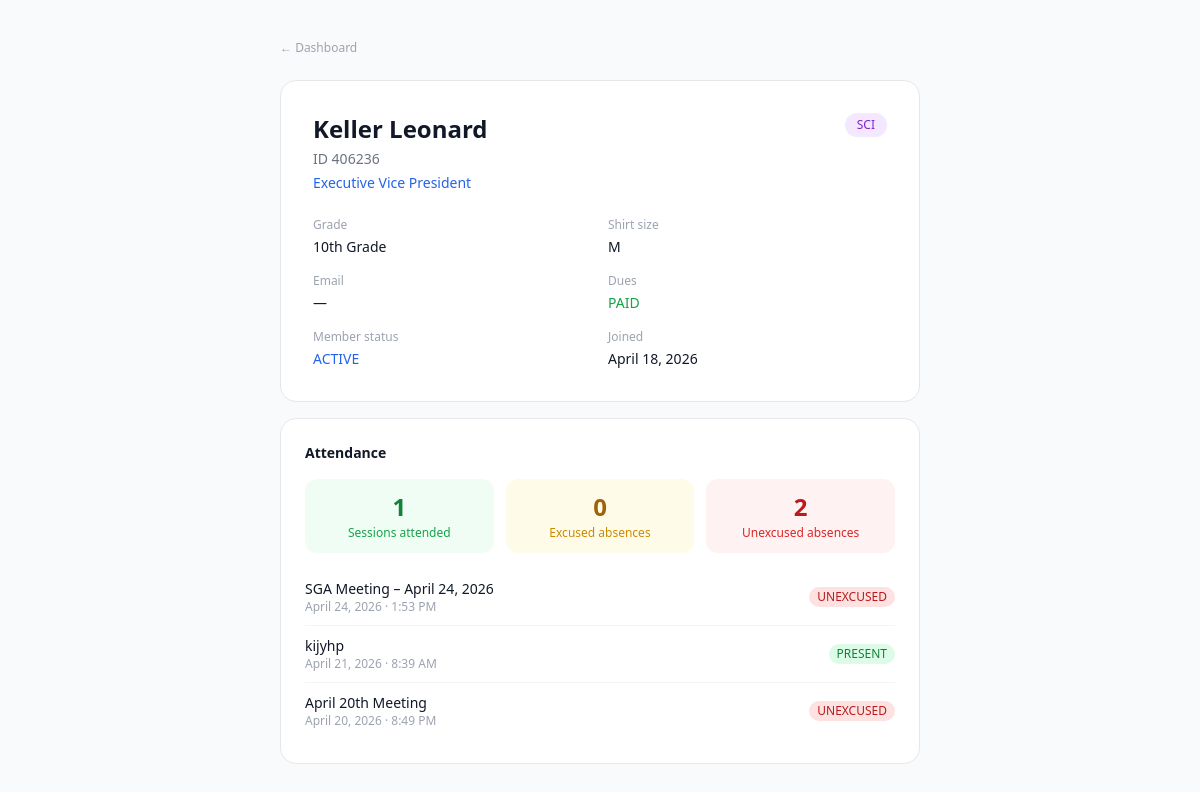
Page /profile/ (signed in) on the committed database.
### sga/models.py (models this page shows, shortened)
class Member(models.Model):
    class Grade(models.TextChoices):
        NINTH    = '9',  '9th Grade'
        TENTH    = '10', '10th Grade'
        ELEVENTH = '11', '11th Grade'
        TWELFTH  = '12', '12th Grade'
    class ShirtSize(models.TextChoices):
        XS  = 'XS',  'XS'
        S   = 'S',   'Small'
        M   = 'M',   'Medium'
        L   = 'L',   'Large'
        XL  = 'XL',  'XL'
        XXL = 'XXL', 'XXL'
    class DuesStatus(models.TextChoices):
        PAID    = 'PAID',    'Paid'
        PENDING = 'PENDING', 'Pending'
    class MemberStatus(models.TextChoices):
        ACTIVE  = 'ACTIVE',  'Active'
        PENDING = 'PENDING', 'Pending'
        ALUMNI  = 'ALUMNI',  'Alumni'
    class ElectedPosition(models.TextChoices):
        NONE      = '',          'No position'
        EXEC_PRES = 'EXEC_PRES', 'Executive President'
        EXEC_VP   = 'EXEC_VP',   'Executive Vice President'
        EXEC_PARL = 'EXEC_PARL', 'Executive Parliamentarian'
        EXEC_SEC  = 'EXEC_SEC',  'Executive Secretary'
        EXEC_TRES = 'EXEC_TRES', 'Executive Treasurer'
        SR_PRES   = 'SR_PRES',   'Senior President'
        SR_VP     = 'SR_VP',     'Senior Vice President'
        SR_SEC    = 'SR_SEC',    'Senior Secretary'
        JR_PRES   = 'JR_PRES',   'Junior President'
        JR_VP     = 'JR_VP',     'Junior Vice President'
        JR_SEC    = 'JR_SEC',    'Junior Secretary'
        SO_PRES   = 'SO_PRES',   'Sophomore President'
        SO_VP     = 'SO_VP',     'Sophomore Vice President'
        SO_SEC    = 'SO_SEC',    'Sophomore Secretary'
        FR_PRES   = 'FR_PRES',   'Freshman President'
        FR_VP     = 'FR_VP',     'Freshman Vice President'
        FR_SEC    = 'FR_SEC',    'Freshman Secretary'
    student_id                   = models.CharField(max_length=6, unique=True, validators=[student_id_validator])
    full_name                    = models.CharField(max_length=120)
    email                        = models.EmailField(blank=True)
    password_hash                = models.CharField(max_length=255, blank=True)
    grade                        = models.CharField(max_length=2, choices=Grade.choices, blank=True)
    shirt_size                   = models.CharField(max_length=3, choices=ShirtSize.choices, blank=True)
    dues_status                  = models.CharField(max_length=10, choices=DuesStatus.choices, default=DuesStatus.PENDING)
    member_status                = models.CharField(max_length=10, choices=MemberStatus.choices, default=MemberStatus.PENDING)
    permission_tier              = models.CharField(max_length=10, choices=PermissionTier.choices, default=PermissionTier.APPLICANT)
    elected_position             = models.CharField(max_length=20, choices=ElectedPosition.choices, default='', blank=True)
    attendance_warning_dismissed = models.BooleanField(default=False)
    created_at                   = models.DateTimeField(auto_now_add=True)
    updated_at                   = models.DateTimeField(auto_now=True)
    def has_attendance_warning(self):
        if self.attendance_warning_dismissed:
            return False
        return self.unexcused_absences() >= 2 or self.excused_absences() >= 4
    def unexcused_absences(self):
        return self.attendance_records.filter(status='UNEXCUSED').count()
    def excused_absences(self):
        return self.attendance_records.filter(status='EXCUSED').count()
    def present_count(self):
        return self.attendance_records.filter(status='PRESENT').count()
    class Meta:
        ordering = ['full_name']

class AttendanceRecord(models.Model):
    class Status(models.TextChoices):
        PRESENT   = 'PRESENT',   'Present'
        EXCUSED   = 'EXCUSED',   'Excused'
        UNEXCUSED = 'UNEXCUSED', 'Unexcused'
    session       = models.ForeignKey(AttendanceSession, on_delete=models.CASCADE, related_name='records')
    member        = models.ForeignKey(Member, on_delete=models.CASCADE, related_name='attendance_records')
    checked_in_at = models.DateTimeField(auto_now_add=True)
    status        = models.CharField(max_length=10, choices=Status.choices, default=Status.PRESENT)
    class Meta:
        unique_together = ('session', 'member')
        ordering = ['-checked_in_at']

class AttendanceSession(models.Model):
    session_name = models.CharField(max_length=200)
    created_by   = models.ForeignKey(Member, on_delete=models.SET_NULL, null=True, related_name='sessions_created')
    qr_token     = models.CharField(max_length=64, unique=True)
    is_active    = models.BooleanField(default=True)
    start_time   = models.DateTimeField(null=True, blank=True)
    end_time     = models.DateTimeField(null=True, blank=True)
    created_at   = models.DateTimeField(auto_now_add=True)
    class Meta:
        ordering = ['-created_at']

### sga/views.py (the view)
# urls.py: path('profile/',                      views.profile_view,        name='profile'),
@login_required
def profile_view(request):
    try:
        member = Member.objects.get(student_id=request.user.username)
    except Member.DoesNotExist:
        return redirect('login')
    records = member.attendance_records.select_related('session').order_by('-checked_in_at')
    return render(request, 'sga/profile.html', {
        'member': member,
        'viewing_self': True,
        'records': records,
    })

### sga/templates/sga/profile.html (shortened to what this page needs)
<!DOCTYPE html>
<html lang="en">
<head>
  <script src="https://cdn.tailwindcss.com"></script>
</head>
<body class="bg-gray-50 min-h-screen">
<div class="max-w-2xl mx-auto px-4 py-10">
  <a href="{% if viewing_self %}{% url 'dashboard' %}{% else %}{% url 'directory' %}{% endif %}"
    class="text-xs text-gray-400 hover:text-gray-600 mb-6 block">
    &larr; {% if viewing_self %}Dashboard{% else %}Directory{% endif %}
  </a>
  <div class="bg-white border border-gray-200 rounded-2xl p-8 mb-4">
    <div class="flex items-start justify-between mb-6">
      <div>
        <h1 class="text-2xl font-semibold text-gray-900">{{ member.full_name }}</h1>
        <p class="text-sm text-gray-500 mt-1">ID {{ member.student_id }}</p>
        {% if member.elected_position %}
        <p class="text-sm text-blue-600 mt-1 font-medium">{{ member.get_elected_position_display }}</p>
        {% endif %}
      </div>
      <span class="px-3 py-1 rounded-full text-xs font-medium
        {% if member.permission_tier == 'SCI' %}bg-purple-100 text-purple-700
        {% elif member.permission_tier == 'OFFICER' %}bg-blue-100 text-blue-700
        {% else %}bg-gray-100 text-gray-500{% endif %}">
        {{ member.permission_tier }}
      </span>
    </div>
    <div class="grid grid-cols-2 gap-4 text-sm">
      <div>
        <p class="text-gray-400 text-xs mb-1">Grade</p>
        <p class="text-gray-900 font-medium">{{ member.get_grade_display }}</p>
      </div>
      <div>
        <p class="text-gray-400 text-xs mb-1">Shirt size</p>
        <p class="text-gray-900 font-medium">{{ member.shirt_size }}</p>
      </div>
      <div>
        <p class="text-gray-400 text-xs mb-1">Email</p>
        <p class="text-gray-900 font-medium">{{ member.email|default:"—" }}</p>
      </div>
      <div>
        <p class="text-gray-400 text-xs mb-1">Dues</p>
        <p class="font-medium {% if member.dues_status == 'PAID' %}text-green-600{% else %}text-yellow-600{% endif %}">
          {{ member.dues_status }}
        </p>
      </div>
      <div>
        <p class="text-gray-400 text-xs mb-1">Member status</p>
        <p class="font-medium {% if member.member_status == 'ACTIVE' %}text-blue-600{% else %}text-gray-500{% endif %}">
          {{ member.member_status }}
        </p>
      </div>
      <div>
        <p class="text-gray-400 text-xs mb-1">Joined</p>
        <p class="text-gray-900 font-medium">{{ member.created_at|date:"F j, Y" }}</p>
      </div>
    </div>
  </div>
  <div class="bg-white border border-gray-200 rounded-2xl p-6 mb-4">
    <h2 class="text-sm font-semibold text-gray-900 mb-4">Attendance</h2>
    <div class="grid grid-cols-3 gap-3 mb-4">
      <div class="text-center bg-green-50 rounded-xl p-3">
        <p class="text-2xl font-bold text-green-700">{{ member.present_count }}</p>
        <p class="text-xs text-green-600 mt-0.5">Sessions attended</p>
      </div>
      <div class="text-center bg-yellow-50 rounded-xl p-3">
        <p class="text-2xl font-bold text-yellow-700">{{ member.excused_absences }}</p>
        <p class="text-xs text-yellow-600 mt-0.5">Excused absences</p>
      </div>
      <div class="text-center bg-red-50 rounded-xl p-3">
        <p class="text-2xl font-bold text-red-700">{{ member.unexcused_absences }}</p>
        <p class="text-xs text-red-600 mt-0.5">Unexcused absences</p>
      </div>
    </div>
    {% if records %}
    <div class="divide-y divide-gray-100">
      {% for record in records %}
      <div class="py-2.5 flex items-center justify-between">
        <div>
          <p class="text-sm text-gray-900">{{ record.session.session_name }}</p>
          <p class="text-xs text-gray-400">{{ record.checked_in_at|date:"F j, Y · g:i A" }}</p>
        </div>
        <span class="text-xs px-2 py-0.5 rounded-full font-medium
          {% if record.status == 'PRESENT' %}bg-green-100 text-green-700
          {% elif record.status == 'EXCUSED' %}bg-yellow-100 text-yellow-700
          {% else %}bg-red-100 text-red-700{% endif %}">
          {{ record.status }}
        </span>
      </div>
      {% endfor %}
    </div>
    {% else %}
    <p class="text-sm text-gray-400">No attendance records yet.</p>
    {% endif %}
  </div>
</div>
</body>
</html>

### rows in the picture
Member: full_name "Keller Leonard", student_id "406236", elected_position "Executive Vice President", permission_tier "SCI", grade "10th Grade", shirt_size "M", email "—", dues_status "PAID", member_status "ACTIVE", created_at "April 18, 2026", present_count "1", excused_absences "0", unexcused_absences "2"
AttendanceRecord: session.session_name "SGA Meeting – April 24, 2026", checked_in_at "April 24, 2026 · 1:53 PM", status "UNEXCUSED"
AttendanceRecord: session.session_name "kijyhp", checked_in_at "April 21, 2026 · 8:39 AM", status "PRESENT"
AttendanceRecord: session.session_name "April 20th Meeting", checked_in_at "April 20, 2026 · 8:49 PM", status "UNEXCUSED"
